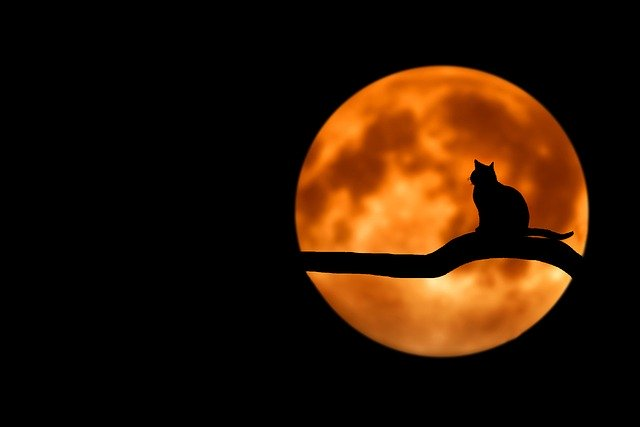
#> input picture TestImages/tree-736877_640.jpg, 640 x 427 px
$ python image.py
#> lines starting #> are read from the running program, lines starting #| are printed output that depends on the picture
# This is the file which contains the image class
import cv2 as cv
import numpy as np
from typing import  Union
import enum

class Modes(enum.Enum):
    """
    Enum class for the modes provided by mixer2Image
    """
    magnitudePhase = "testMagAndPhaseMode"
    realImaginary = "testRealAndImagMode"

class image():
    """
    Responsible for all interactions with a Grey Scale image.
    Implements the following:
    * Loading the image data to the class
    * Apply Fourier Transformation to the image
    * Extract the following components from the transformations :
        - Real Component
        - Imaginary Component
        - Phase
        - Magnitude

    Note: the image is transformed on loading to Grey scale
    """
    def __init__(self):
        """
        Initializing all Image Attributes
        """
        self.imageData = None  # image array
        self.imageFourier = None  # Fourier Transformation
        self.imageFourierShifted = None  # Shifted Fourier
        self.imageFourierInv = None  # Fourier Inverse
        self.imageFourierInvShifted = None # Shifted Fourier Inverse
        self.dataType = None  # The image data type
        self.imageShape = None  # the image shape
        self.__epsilon = 10**-8  # a value used to avoid dividing by zero

    def loadImage(self, path: str= None, data: np.ndarray = None, fourier: np.ndarray= None, imageShape : tuple= None):
        """
        Implements the following:
        * Loading the image from specified path
        * Normalize the image values
        * Converting to Grey Scale
        ================== =============================================================================
        **Parameters**
        Path               a string specifying the absolute path to image, if provided loads this image
                           to the class`s data
        data               numpy array if provided loads this data directly
        fourier            numpy array if provided loads the transformed data
        imageShape         a tuple of ints identifying the image shape if any method is used except using
                           path
        ================== =============================================================================
        """
#> called with path = 'TestImages/tree-736877_640.jpg'
        if data is not None:
            self.imageData = data
            self.imageShape= imageShape
            print("instance made with sent data")

        elif fourier is not None:
            self.imageFourier = fourier
            self.imageShape = imageShape
            print("image is set with transformed data")
        else:
            if path is not None:
                self.imageData = cv.imread(path)
#> self.imageData is the input picture: shape (427, 640, 3); mean B, G, R 4, 21.1, 43.3
                self.imageData = cv.cvtColor(self.imageData, cv.COLOR_RGB2GRAY)/255.0
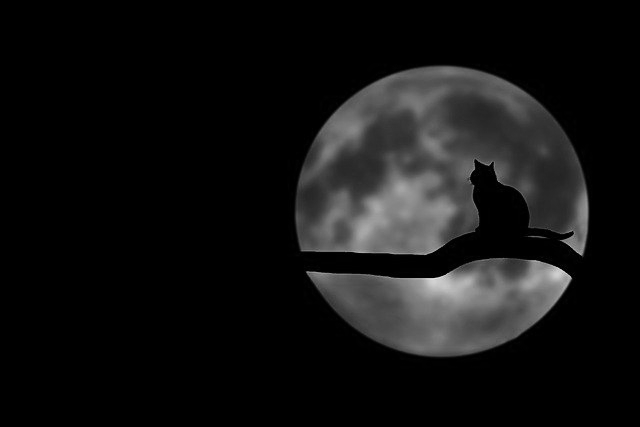
#> self.imageData: shape (427, 640) float64; min 0, max 0.918, mean 0.0727
                self.dataType = self.imageData.dtype
                self.imageShape = self.imageData.shape
#> self.imageShape = (427, 640)
                print("the image loaded shape is ", self.imageShape)
#| the image loaded shape is  (427, 640)
            else: print("No Given path"); pass

    # [5 lines left out: function clear, not called in this run]

    def fourierTransform(self, shifted: bool = False):
        """
        Applies Fourier Transform on the data of the image and save it in the specified attribute
        ================== ===========================================================================
        **Parameters**
        shifted            If True will also apply the shifted Fourier Transform
        ================== ===========================================================================
        """
#> call 2 of loadImage, with path = 'TestImages/landscape-4938188_640.jpg'
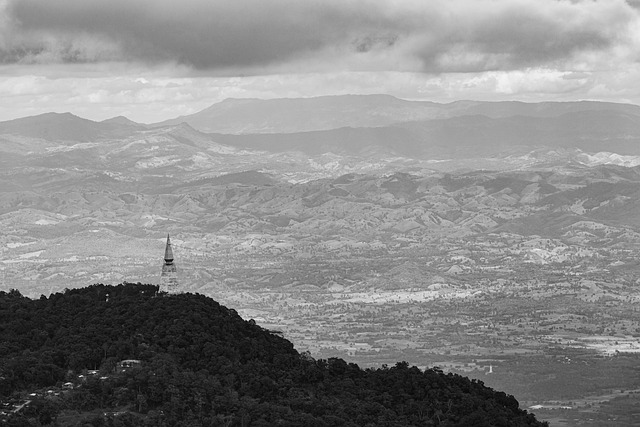
#> input picture TestImages/landscape-4938188_640.jpg, 640 x 427 px
#> in loadImage, self.imageData is the input picture: shape (427, 640, 3); min 0, max 252, mean 137
#| the image loaded shape is  (427, 640)
        self.imageFourier = np.fft.fft2(self.imageData)
        if shifted: self.imageFourierShifted = np.fft.fftshift(self.imageFourier)

    # [5 lines left out: function inverseFourier, not called in this run]

    def realComponent(self, logScale: bool = False) -> np.ndarray:
        """
        Extracts the image`s Real Component from the image`s Fourier data
        ================== ===========================================================================
        **Parameters**
        LodScale           If true returns 20 * np.log(ImageFourier)
        ================== ===========================================================================
        **Returns**
        array              a numpy array of the extracted data
        ================== ===========================================================================
        """
        if logScale : return 20*np.log(np.real(self.imageFourier)+ self.__epsilon)
        else:
            return np.real(self.imageFourier)

    def imaginaryComponent(self, logScale:bool = False) -> np.ndarray:
        """
        Extracts the image`s Imaginary Component from the image`s Fourier data
        ================== ===========================================================================
        **Parameters**
        LodScale           If true returns 20 * np.log(ImageFourier)
        ================== ===========================================================================
        **Returns**
        array              a numpy array of the extracted data
        ================== ===========================================================================
        """

        if logScale :return 20*np.log(np.imag(self.imageFourier)+self.__epsilon)
        else: return np.imag(self.imageFourier)

    def magnitude(self, logScale:bool = False, uniform: bool = False)-> np.ndarray:
        """
        Extracts the image`s Magnitude Spectrum from the image`s Fourier data
        ================== ===========================================================================
        **Parameters**
        LodScale           If True returns 20 * np.log(ImageFourier)
        ================== ===========================================================================
        **Returns**
        array              a numpy array of the extracted data
        ================== ===========================================================================
        """
        if logScale : return 20*np.log(np.abs(self.imageFourier))
        else: return np.abs(self.imageFourier)

    def phase(self, shifted: bool = False, uniform: bool = False)-> np.ndarray:
        """
        Extracts the image`s Phase Spectrum from the image`s Fourier data
        ================== ===========================================================================
        **Parameters**
        shifted           If true applies a phase shift on the returned data
        ================== ===========================================================================
        **Returns**
        array              a numpy array of the extracted data
        ================== ===========================================================================
        """
        if shifted : return np.angle(self.imageFourierShifted)
        else: return np.angle(self.imageFourier)


class mixer2Image():
    """
    Responsible for mixing images components extracted from the image`s Fourier Transform.
    Implements the following:
    * Add images either with a list of Image instances of just one instance
    * Mix with two modes:
        - Real and Imaginary mix.
        - Phase and Magnitude mix .
    """
    def __init__(self):
        """
        Initialize needed attributes for the class
        """
        self.imagesTransformed = []  # contains all instances of Image added
        self.realComponents = []  # Holds extracted Real Component from Image
        self.imaginaryComponents = []  # Holds extracted Imaginary Component from Image
        self.imagesPhase = []  # Holds Extracted Phase Spectrum from Image
        self.imagesMagnitude = []  # Holds Extracted Magnitude Spectrum from Image
        self.imageShape = None

    def addImage(self, image: Union[image, list], shifted: bool = False):
        """
        Add inserted Image instances to the class either by a list or one Instance
        ================== ===========================================================================
        **Parameters**
        image              An instance of image.image or a list of instances
        shifted            If true returns components of a shifted fourier transform
        ================== ===========================================================================
        """
#> called with shifted = False
        if isinstance(image, list):
            for i in image:
                self.__addImage(i, shifted)
        else:
            self.__addImage(image, shifted)

    # [27 lines left out: function mix, not called in this run]

    def deleteImage(self, img: int):
        """
        Responsible for deleting certain image from lists
        ================== ===========================================================================
        **Parameters**
        img                an integer indicating which image to be deleted
        ================== ===========================================================================
        """
#> called with img = 1
        try:
            for value in self.__dict__.values():
                print(value)
                if isinstance(value, tuple): pass
                else: value.pop(img)
        except IndexError:
            print("This index is not added")
            pass

    # [45 lines left out: functions clear, __mixRealImg, __mixPhaseMagnitude, not called in this run]

    def __addImage(self, instance, shifted: bool = False):
        """
        ** Read addImage Documentation
        Called by addImage which extracts all images components and add the in place
        """
        instance.fourierTransform(shifted)
        self.imageShape= instance.imageShape
        self.imagesTransformed.append(instance)
        self.imagesMagnitude.append(instance.magnitude())
        self.imagesPhase.append(instance.phase())
        self.realComponents.append(instance.realComponent())
        self.imaginaryComponents.append(instance.imaginaryComponent())


if __name__ == '__main__':
    img1 = image()
    img1.loadImage("TestImages/tree-736877_640.jpg")

    img1.fourierTransform()

    img2 = image()
    img2.loadImage("TestImages/landscape-4938188_640.jpg")
    img2.fourierTransform()


    mixer = mixer2Image()
    mixer.addImage([img1, img2])
    mixer.deleteImage(1)

    # output1 = mixer.mixer(0.6, 0.8,0, Modes.magnitudePhase)
    # print(output1[:1])
    # print(output1.shape)
